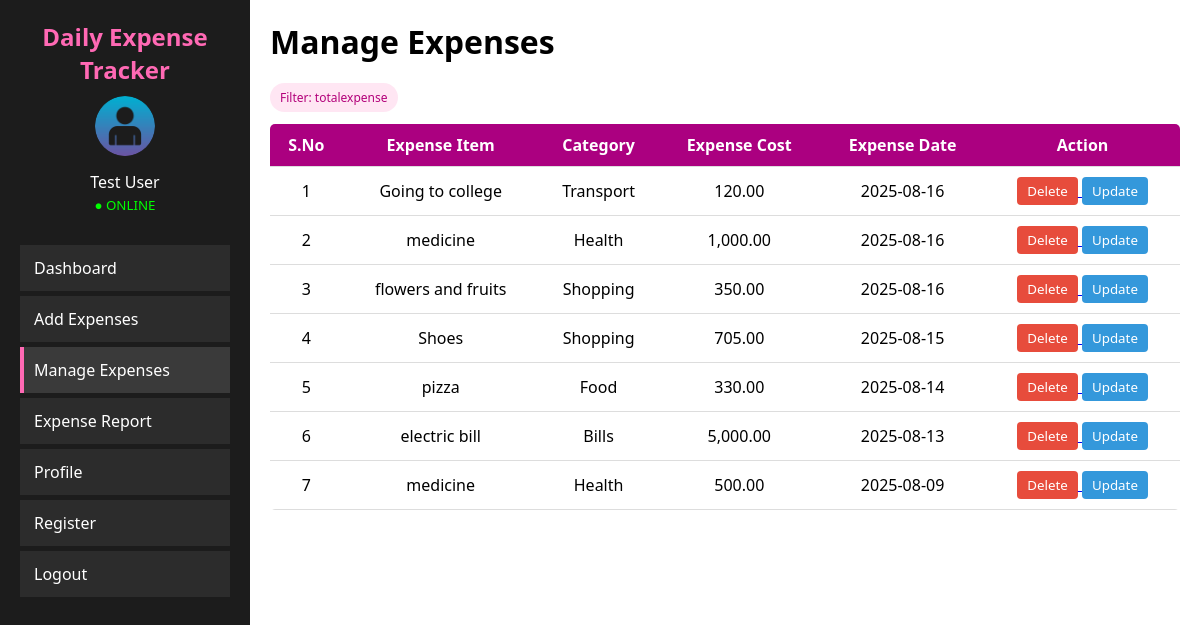
The app's page /manage.php?filter=totalexpense (signed in) with its own data.
### tables this page shows
CREATE TABLE `transactions` (
  `id` int(11) NOT NULL,
  `username` varchar(50) NOT NULL,
  `type` enum('income','expense') NOT NULL,
  `category` varchar(50) DEFAULT NULL,
  `description` varchar(255) DEFAULT NULL,
  `amount` decimal(10,2) NOT NULL,
  `date` date NOT NULL DEFAULT curdate(),
  `user_id` int(11) DEFAULT 1
);

### manage.php (the view, shortened to what this page needs)
<?php
$servername = "localhost";
$username   = "root";
$password   = "";
$dbname     = "expense_tracker";
$conn = mysqli_connect($servername, $username, $password, $dbname);
$filter = isset($_GET['filter']) ? strtolower($_GET['filter']) : '';
$whereClause = "";
switch ($filter) {
    case 'totalexpense':
    default:
        $whereClause = "";
        break;
}
$sql = "SELECT id, description, category, amount, date
        FROM transactions
        $whereClause
        ORDER BY date DESC";
$result = mysqli_query($conn, $sql);
?>
<!DOCTYPE html>
<html>
<head>
</head>
<body>
<div class="sidebar">
    <h2>Daily Expense Tracker</h2>
    <div class="user-info">
      <img src="im.png" alt="User">
      <div>Test User</div>
      <small style="color: #00ff00">● ONLINE</small>
    </div>
    <ul>
      <li><a href="dashboard.php" style="text-decoration: none; color: inherit;">Dashboard</a></li>
      <li><a href="add_expense.php" style="text-decoration: none; color: inherit;">Add Expenses</a></li>
      <li class="active"><a href="manage.php" style="text-decoration: none; color: inherit;">Manage Expenses</a></li>
      <li>Expense Report</li>
      <li>Profile</li>
      <li><a href="register.php" style="text-decoration: none; color: inherit;">Register</a></li>
      <li><a href="logout.php" class="logout-link">Logout</a></li>
    </ul>
</div>
<div class="main">
    <h1>Manage Expenses</h1>
    <?php if ($filter): ?>
      <div class="filter-chip">Filter: <?= htmlspecialchars($filter) ?></div>
    <?php endif; ?>
    <table>
        <thead>
            <tr>
                <th>S.No</th>
                <th>Expense Item</th>
                <th>Category</th>
                <th>Expense Cost</th>
                <th>Expense Date</th>
                <th>Action</th>
            </tr>
        </thead>
        <tbody>
            <?php
            if ($result && mysqli_num_rows($result) > 0) {
                $count = 1;
                while ($row = mysqli_fetch_assoc($result)) { ?>
                    <tr>
                        <td><?= $count++; ?></td>
                        <td><?= htmlspecialchars($row['description']); ?></td>
                        <td><?= htmlspecialchars($row['category']); ?></td>
                        <td><?= number_format((float)$row['amount'], 2); ?></td>
                        <td><?= htmlspecialchars($row['date']); ?></td>
                        <td>
                            <a href="manage.php?delete_id=<?= (int)$row['id']; ?><?= $filter ? '&filter='.urlencode($filter) : '' ?>" onclick="return confirm('Delete this expense?')">
                                <button class="btn-delete">Delete</button>
                            </a>
                            <a href="update.php?id=<?= (int)$row['id']; ?>">
                                <button class="btn-update">Update</button>
                            </a>
                        </td>
                    </tr>
            <?php }
            } else {
                echo "<tr><td colspan='6'>No expenses found.</td></tr>";
            } ?>
        </tbody>
    </table>
</div>
</body>
</html>

### manage.php (style rules this page uses)
* { margin: 0; padding: 0; box-sizing: border-box; font-family: 'Segoe UI', sans-serif; }
body { background: #f4f4f4; display: flex; }
.sidebar { width: 250px; background: #1c1c1c; color: white; height: 100vh; padding: 20px; }
.sidebar h2 { color: #ff69b4; text-align: center; margin-bottom: 10px; }
.sidebar .user-info { text-align: center; margin-bottom: 30px; }
.sidebar .user-info img { width: 60px; height: 60px; border-radius: 50%; margin-bottom: 10px; }
.sidebar ul { list-style: none; }
.sidebar ul li { padding: 12px 10px; margin: 5px 0; background: #2c2c2c; border-left: 4px solid transparent; cursor: pointer; }
.sidebar ul li:hover, .sidebar ul li.active { border-left: 4px solid #ff69b4; background: #3a3a3a; }
.logout-link { text-decoration: none; color: white; }
.main { flex: 1; padding: 20px; background-color: white; }
h1 { margin-bottom: 20px; }
.filter-chip { display:inline-block; margin-bottom:12px; padding:6px 10px; border-radius:16px; background:#ffe6f3; color:#b3007a; font-size:12px; }
table { width: 100%; border-collapse: collapse; background: white; border-radius: 5px; overflow: hidden; }
table thead { background-color:#AB0080; color: white; }
table th, table td { padding: 10px; text-align: center; border-bottom: 1px solid #ddd; }
.btn-delete { background-color: #e74c3c; color: white; padding: 5px 10px; border: none; border-radius: 4px; cursor: pointer; }
.btn-update { background-color: #3498db; color: white; padding: 5px 10px; border: none; border-radius: 4px; cursor: pointer; }

### records on screen
transactions: description "Going to college", category "Transport", amount "120.00", date "2025-08-16"
transactions: description "medicine", category "Health", amount "1,000.00", date "2025-08-16"
transactions: description "flowers and fruits", category "Shopping", amount "350.00", date "2025-08-16"
transactions: description "Shoes", category "Shopping", amount "705.00", date "2025-08-15"
transactions: description "pizza", category "Food", amount "330.00", date "2025-08-14"
transactions: description "electric bill", category "Bills", amount "5,000.00", date "2025-08-13"
transactions: description "medicine", category "Health", amount "500.00", date "2025-08-09"

### other values on screen
$filter "totalexpense"
